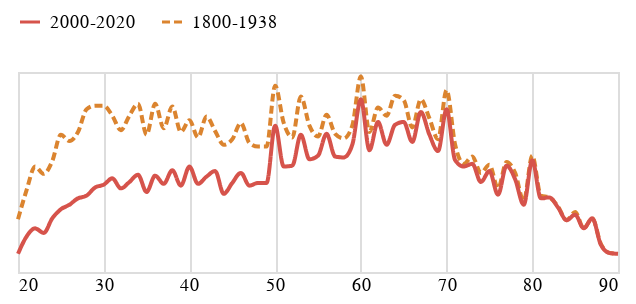

Notebook code for this chart:
### Code cell
tvar1 = alt.Chart(do_grafu_basnici.to_pandas(), width=300, height=100).mark_line(interpolate="monotone").encode(
    alt.X('vek:Q').axis(domain=False, tickSize=0, title=None),
    alt.Y('len:Q').stack('zero').axis(None),
    alt.Color('obdobi:N', sort=['2000-2020','1800-1838'], scale=alt.Scale(range=['#D6534B', '#DB842F']), legend=alt.Legend(title=None, orient="top")),
    alt.StrokeDash('obdobi:N', sort=['2000-2020','1800-1838'], legend=None)
)

tvar1

### Figure 1 — Vega-Lite specification as saved in the notebook (floating-point values rounded to 4 significant figures; data arrays with more than 128 entries replaced by an {"elided": "..."} marker saying what was removed)
{"config": {"title": {"font": "Noticia Text", "fontSize": 12, "anchor": "start", "lineHeight": 19, "fontWeight": "bolder", "subtitleFont": "Noticia Text", "subtitleFontSize": 10, "subtitleLineHeight": 15, "subtitlePadding": 10, "dy": -10}, "axis": {"labelFont": "Asap", "titleFont": "Asap", "fontWeight": "lighter", "titleFontWeight": "lighter", "labelFontSize": 9, "titleFontSize": 9, "labelPadding": 2, "titlePadding": 9, "domainOpacity": 0, "tickColor": "#DCDDD6"}, "legend": {"labelFont": "Asap", "labelFontWeight": "normal", "titleFont": "Asap", "titleFontWeight": "normal", "labelFontSize": 9, "titleFontSize": 9}}, "data": {"name": "data-3e544151f6a31bcab185db95ec4103af"}, "mark": {"type": "line", "interpolate": "monotone"}, "encoding": {"color": {"field": "obdobi", "legend": {"orient": "top", "title": null}, "scale": {"range": ["#D6534B", "#DB842F"]}, "sort": ["2000-2020", "1800-1838"], "type": "nominal"}, "strokeDash": {"field": "obdobi", "legend": null, "sort": ["2000-2020", "1800-1838"], "type": "nominal"}, "x": {"axis": {"domain": false, "tickSize": 0, "title": null}, "field": "vek", "type": "quantitative"}, "y": {"axis": null, "field": "len", "stack": "zero", "type": "quantitative"}}, "height": 100, "width": 300, "$schema": "https://vega.github.io/schema/vega-lite/v5.8.0.json", "datasets": {"data-3e544151f6a31bcab185db95ec4103af": {"elided": "136 records"}}}
